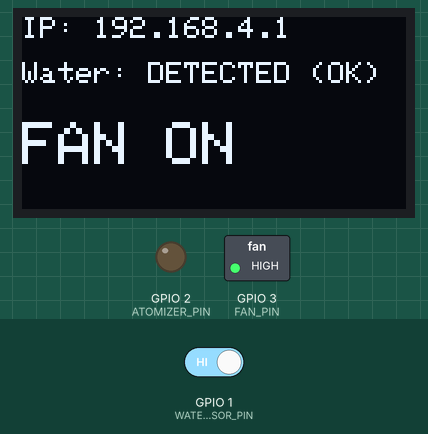
Bench run of a sketch on a simulated ESP32-S3. Shown: 128×64 one-colour display, switched loads named in the sketch (green lamp = pin HIGH), output pins drawn as LEDs (lit = HIGH). The test bench sets the inputs (shaded band); at power-on: GPIO 1 (WATER_SENSOR_PIN) HIGH. What the sketch prints to the serial monitor is not drawn.

Above: at 1.2 s.
1.3 s: GPIO 1 (WATER_SENSOR_PIN) driven LOW
At 2.8 s:
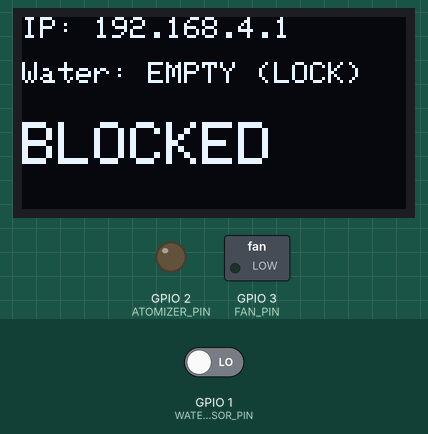
4.3 s: GPIO 1 (WATER_SENSOR_PIN) driven HIGH
At 4.8 s:
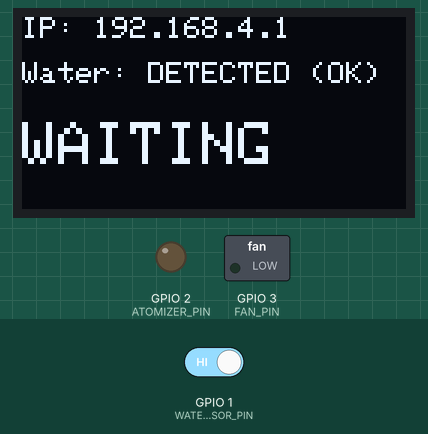
5.9 s: GPIO 1 (WATER_SENSOR_PIN) driven LOW
At 7.2 s:
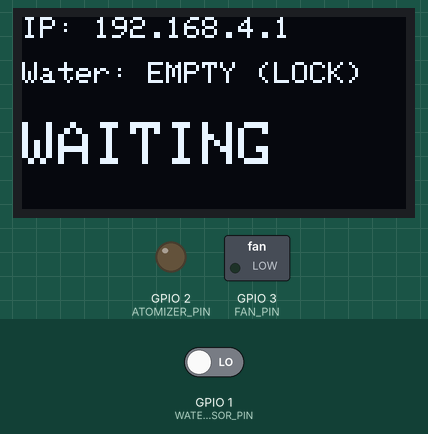
8.9 s: GPIO 1 (WATER_SENSOR_PIN) driven HIGH
At 10.1 s:
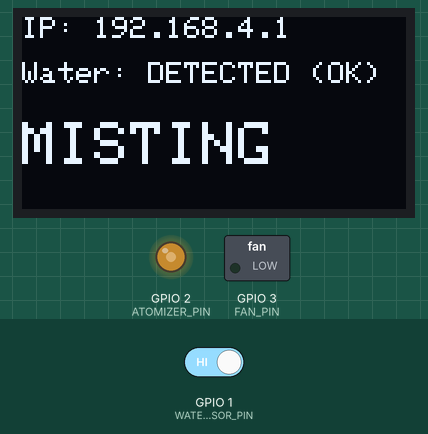
Timing chart, 0 to 17.5 s (numbered marks = the images above; inputs shaded):
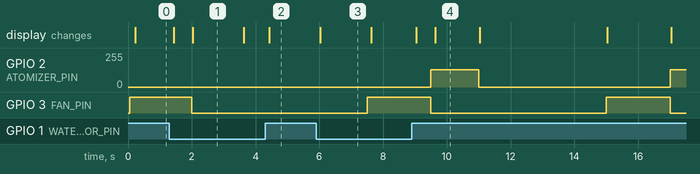

Measured:
- after the input at 1.3 s, GPIO 2 (ATOMIZER_PIN): stays 0/255 (without the input it goes to 128/255 after 0.70 s); the display: first changes after 0.13 s (image 1 shows a later state)
- after the input at 4.3 s, the display: changes after 0.13 s (image 2)
- after the input at 5.9 s, the display: changes after 0.13 s (image 3)
- after the input at 8.9 s, GPIO 2 (ATOMIZER_PIN): 0/255 → 128/255 after 0.60 s, → 0/255 1.5 s later, → 128/255 6.0 s later; the display: first changes after 0.13 s (image 4 shows a later state)
- what the display in image 1 shows lasts 1.6 s, from 2.0 s to 3.6 s
- what the display in image 4 shows lasts 1.4 s, from 9.6 s to 11.0 s

The sketch:

ESP32S3TestCode.ino
```cpp
/*
 * Smart Fragrance Dispenser - V1 Debugging Board Hardware Test
 * MCU: ESP32-S3 DevKitC
 *
 * Features:
 * - 128x64 I2C OLED Display feedback
 * - 108kHz Atomizer PWM generation (ESP32 Core v3.0+ API)
 * - Fan Toggle
 * - Water Level Sensor read (NPN / Open-Collector safe)
 * - NEW: Non-blocking State Machine
 * - NEW: Wi-Fi Access Point & Telemetry Web Server (CORS Enabled)
 */

#include <Wire.h>
#include <Adafruit_GFX.h>
#include <Adafruit_SSD1306.h>
#include <WiFi.h>
#include <WebServer.h>

// --- Pin Definitions (Updated to Schematic image_3c9d25.png) ---
const int ATOMIZER_PIN = 2;       // D1/GPIO2 - Traces to Mist Maker 1
const int FAN_PIN = 3;            // D2/GPIO3 - Traces to 5V Fan
const int WATER_SENSOR_PIN = 1;   // D0/GPIO1 - Traces to Water Level Sensor
const int I2C_SDA = 47;           // GPIO47 - OLED SDA
const int I2C_SCL = 48;           // GPIO48 - OLED SCL

// --- OLED Configuration ---
#define SCREEN_WIDTH 128
#define SCREEN_HEIGHT 64
#define OLED_RESET    -1
#define OLED_ADDRESS  0x3C
Adafruit_SSD1306 display(SCREEN_WIDTH, SCREEN_HEIGHT, &Wire, OLED_RESET);

// --- PWM Settings (ESP32 Core v3.0+) ---
const int ATOMIZER_FREQ = 108000; // 108 kHz Resonant Frequency
const int ATOMIZER_RES = 8;       // 8-bit resolution (0-255)
const int DUTY_50 = 128;          // 50% Duty Cycle for Max Flyback
const int DUTY_OFF = 0;

// --- Wi-Fi & Web Server ---
const char* ssid = "Fragrance-V1-Debug";
const char* password = ""; // Open network for easy testing
WebServer server(80);

// --- Telemetry State Variables ---
bool hasWater = false;
bool isFanOn = false;
bool isMisting = false;
String currentStatus = "BOOTING";

// --- Web Interface HTML (Stored in Flash Memory) ---
const char INDEX_HTML[] PROGMEM = R"rawliteral(
<!DOCTYPE html>
<html lang="en">
<head>
    <meta charset="UTF-8">
    <meta name="viewport" content="width=device-width, initial-scale=1.0">
    <title>V1 Telemetry</title>
    <script src="https://cdn.tailwindcss.com"></script>
    <style>
        body { background-color: #0f172a; color: #f8fafc; font-family: sans-serif; }
        .glass-card { background: rgba(30, 41, 59, 0.7); border: 1px solid rgba(255,255,255,0.1); }
        .indicator { transition: all 0.3s ease; }
    </style>
</head>
<body class="min-h-screen p-4 flex flex-col items-center">
    <div class="w-full max-w-2xl mb-6 text-center">
        <h1 class="text-3xl font-extrabold">V1 Telemetry Dashboard</h1>
        <p class="text-emerald-400 font-bold" id="connStatus">Connecting...</p>
    </div>

    <div class="w-full max-w-2xl grid grid-cols-2 gap-4">
        <!-- Main Status -->
        <div class="glass-card col-span-2 p-6 rounded-xl text-center border-l-4 border-blue-500" id="statusCard">
            <p class="text-sm text-slate-400 uppercase tracking-widest">System Phase</p>
            <h2 class="text-3xl font-bold mt-2" id="mainStatus">WAITING</h2>
        </div>

        <!-- Water -->
        <div class="glass-card p-4 rounded-xl text-center">
            <h3 class="text-slate-400 mb-2">Water Reservoir</h3>
            <div id="waterText" class="text-xl font-bold">UNKNOWN</div>
        </div>

        <!-- Fan -->
        <div class="glass-card p-4 rounded-xl text-center">
            <h3 class="text-slate-400 mb-2">Aspiration Fan</h3>
            <div id="fanText" class="text-xl font-bold">UNKNOWN</div>
        </div>

        <!-- Atomizer -->
        <div class="glass-card col-span-2 p-4 rounded-xl text-center flex justify-between items-center">
            <h3 class="text-slate-400">108kHz Atomizer</h3>
            <div id="mistText" class="text-2xl font-bold">UNKNOWN</div>
        </div>
    </div>

    <script>
        async function fetchTelemetry() {
            try {
                // Fetch directly from the ESP32 hosting this page
                const res = await fetch('/telemetry');
                if (res.ok) {
                    const data = await res.json();
                    document.getElementById('connStatus').innerText = "Live Connected";
                    document.getElementById('connStatus').className = "text-emerald-400 font-bold";

                    document.getElementById('mainStatus').innerText = data.status;

                    // Water Updates
                    const wText = document.getElementById('waterText');
                    wText.innerText = data.water ? "DETECTED (OK)" : "EMPTY (LOCKED)";
                    wText.className = data.water ? "text-xl font-bold text-blue-400" : "text-xl font-bold text-red-500";

                    // Fan Updates
                    const fText = document.getElementById('fanText');
                    fText.innerText = data.fan ? "RUNNING" : "OFF";
                    fText.className = data.fan ? "text-xl font-bold text-teal-400" : "text-xl font-bold text-slate-500";

                    // Mist Updates
                    const mText = document.getElementById('mistText');
                    const sCard = document.getElementById('statusCard');
                    if (data.mist) {
                        mText.innerText = "ACTIVE"; mText.className = "text-2xl font-bold text-purple-400";
                        sCard.className = "glass-card col-span-2 p-6 rounded-xl text-center border-l-4 border-purple-500";
                    } else if (!data.water && data.status.includes('BLOCKED')) {
                        mText.innerText = "LOCKED OUT"; mText.className = "text-2xl font-bold text-red-500";
                        sCard.className = "glass-card col-span-2 p-6 rounded-xl text-center border-l-4 border-red-500";
                    } else {
                        mText.innerText = "IDLE"; mText.className = "text-2xl font-bold text-slate-500";
                        sCard.className = "glass-card col-span-2 p-6 rounded-xl text-center border-l-4 border-blue-500";
                    }
                }
            } catch (e) {
                document.getElementById('connStatus').innerText = "Connection Lost!";
                document.getElementById('connStatus').className = "text-red-500 font-bold";
            }
        }
        setInterval(fetchTelemetry, 500);
    </script>
</body>
</html>
)rawliteral";

// --- Non-Blocking Timers ---
unsigned long previousStateMillis = 0;
unsigned long previousOledMillis = 0;
int testPhase = 0; // 0=FAN, 1=MIST, 2=COOLDOWN

// Forward declaration to fix Arduino IDE prototype generation bug
void updateOLED();

void setup() {
  Serial.begin(115200);

  // 1. Initialize Hardware Pins
  pinMode(FAN_PIN, OUTPUT);
  digitalWrite(FAN_PIN, LOW);
  pinMode(WATER_SENSOR_PIN, INPUT_PULLUP);

  // 2. Setup Atomizer PWM
  if (!ledcAttach(ATOMIZER_PIN, ATOMIZER_FREQ, ATOMIZER_RES)) {
    Serial.println("ERROR: Failed to attach PWM to Atomizer Pin!");
  }
  ledcWrite(ATOMIZER_PIN, DUTY_OFF);

  // 3. Initialize I2C & OLED
  Wire.begin(I2C_SDA, I2C_SCL);
  if(!display.begin(SSD1306_SWITCHCAPVCC, OLED_ADDRESS)) {
    Serial.println(F("SSD1306 allocation failed!"));
  } else {
    display.clearDisplay();
    display.setTextSize(1);
    display.setTextColor(SSD1306_WHITE);
    display.setCursor(0, 10);
    display.println("V1 Debug Board");
    display.println("Starting AP...");
    display.display();
  }

  // 4. Setup Wi-Fi Access Point
  WiFi.softAP(ssid, password);
  IPAddress IP = WiFi.softAPIP();
  Serial.print("AP IP address: ");
  Serial.println(IP);

  // 5. Setup Web Server Endpoints

  // Route for root / web page
  server.on("/", HTTP_GET, []() {
    server.send_P(200, "text/html", INDEX_HTML);
  });

  server.on("/telemetry", HTTP_GET, []() {
    // Add CORS headers so external web apps can read this data
    server.sendHeader("Access-Control-Allow-Origin", "*");

    // Construct JSON Response manually to save memory
    String json = "{";
    json += "\"water\":" + String(hasWater ? "true" : "false") + ",";
    json += "\"fan\":" + String(isFanOn ? "true" : "false") + ",";
    json += "\"mist\":" + String(isMisting ? "true" : "false") + ",";
    json += "\"status\":\"" + currentStatus + "\"";
    json += "}";

    server.send(200, "application/json", json);
  });

  server.begin();
  Serial.println("HTTP server started");
}

void loop() {
  // 1. Handle incoming web requests (Must be called frequently!)
  server.handleClient();

  // 2. Read Sensors
  hasWater = digitalRead(WATER_SENSOR_PIN);

  // 3. Non-Blocking State Machine (Replaces delay())
  unsigned long currentMillis = millis();

  if (testPhase == 0) { // --- FAN TEST (2 seconds) ---
    currentStatus = "FAN ON";
    isFanOn = true;
    isMisting = false;
    digitalWrite(FAN_PIN, HIGH);
    ledcWrite(ATOMIZER_PIN, DUTY_OFF);

    if (currentMillis - previousStateMillis >= 2000) {
      previousStateMillis = currentMillis;
      testPhase = 1; // Move to Mist Test
    }

  } else if (testPhase == 1) { // --- MIST TEST (1.5 seconds) ---
    isFanOn = false;
    digitalWrite(FAN_PIN, LOW);

    if (hasWater) {
      currentStatus = "MISTING (108k)";
      isMisting = true;
      ledcWrite(ATOMIZER_PIN, DUTY_50);
    } else {
      currentStatus = "MIST BLOCKED";
      isMisting = false;
      ledcWrite(ATOMIZER_PIN, DUTY_OFF);
    }

    if (currentMillis - previousStateMillis >= 1500) {
      previousStateMillis = currentMillis;
      testPhase = 2; // Move to Cooldown
    }

  } else if (testPhase == 2) { // --- COOLDOWN (4 seconds) ---
    currentStatus = "WAITING (COOLDOWN)";
    isFanOn = false;
    isMisting = false;
    ledcWrite(ATOMIZER_PIN, DUTY_OFF);

    if (currentMillis - previousStateMillis >= 4000) {
      previousStateMillis = currentMillis;
      testPhase = 0; // Restart cycle
    }
  }

  // 4. Non-Blocking OLED Update (Refresh only every 200ms to save CPU)
  if (currentMillis - previousOledMillis >= 200) {
    previousOledMillis = currentMillis;
    updateOLED();
  }
}

void updateOLED() {
  display.clearDisplay();

  // Header
  display.setCursor(0, 0);
  display.setTextSize(1);
  display.print("IP: ");
  display.println(WiFi.softAPIP());

  // Water Status
  display.setCursor(0, 15);
  if (hasWater) {
    display.println("Water: DETECTED (OK)");
  } else {
    display.println("Water: EMPTY (LOCK)");
  }

  // Current Action
  display.fillRect(0, 30, 128, 34, SSD1306_BLACK);
  display.setCursor(0, 35);
  display.setTextSize(2);

  if (testPhase == 0) display.println("FAN ON");
  else if (testPhase == 1 && hasWater) display.println("MISTING");
  else if (testPhase == 1 && !hasWater) display.println("BLOCKED");
  else display.println("WAITING");

  display.display();
}
```
